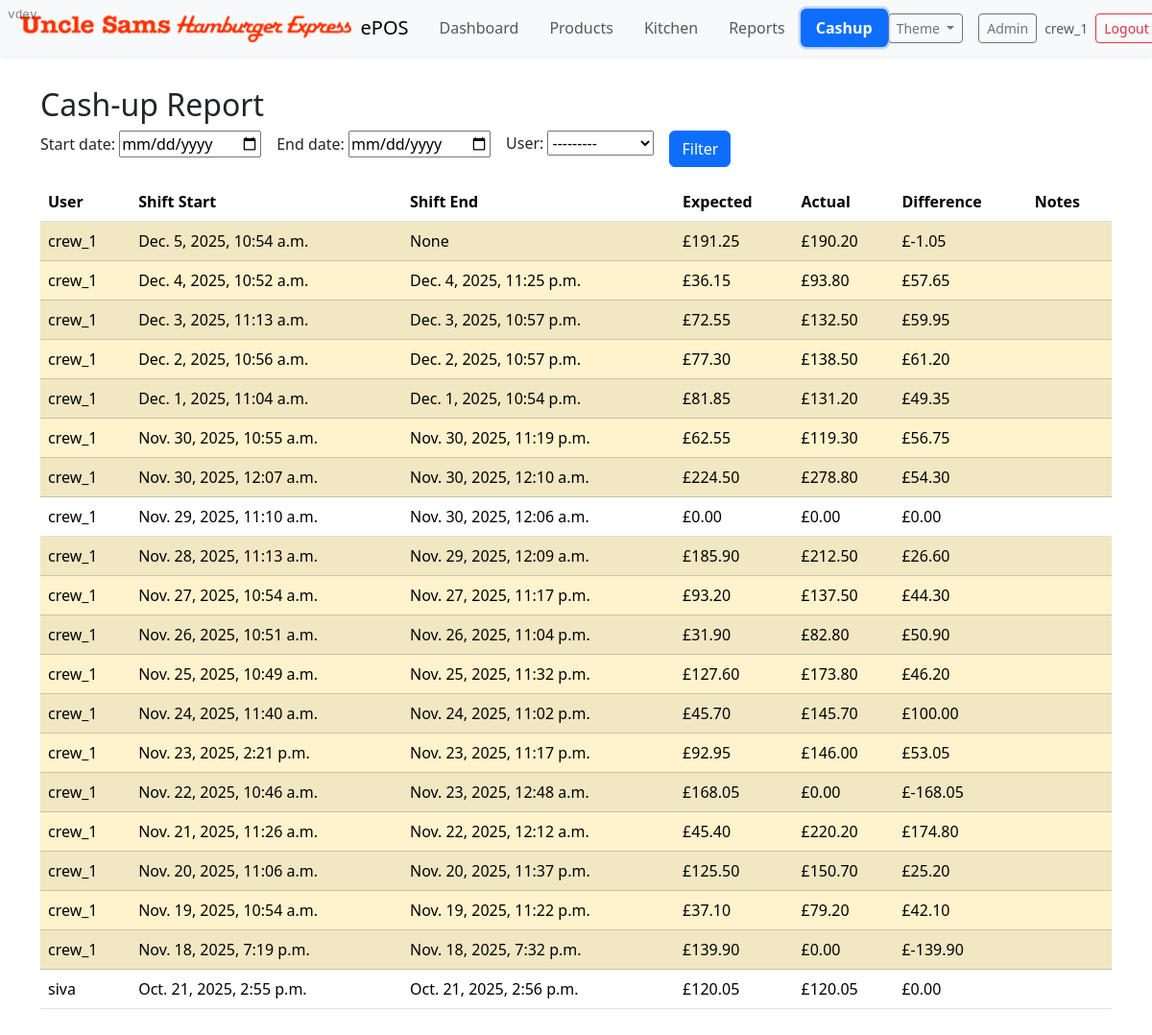
/cashup/report/ (signed in), run on an earlier commit of the app's database.
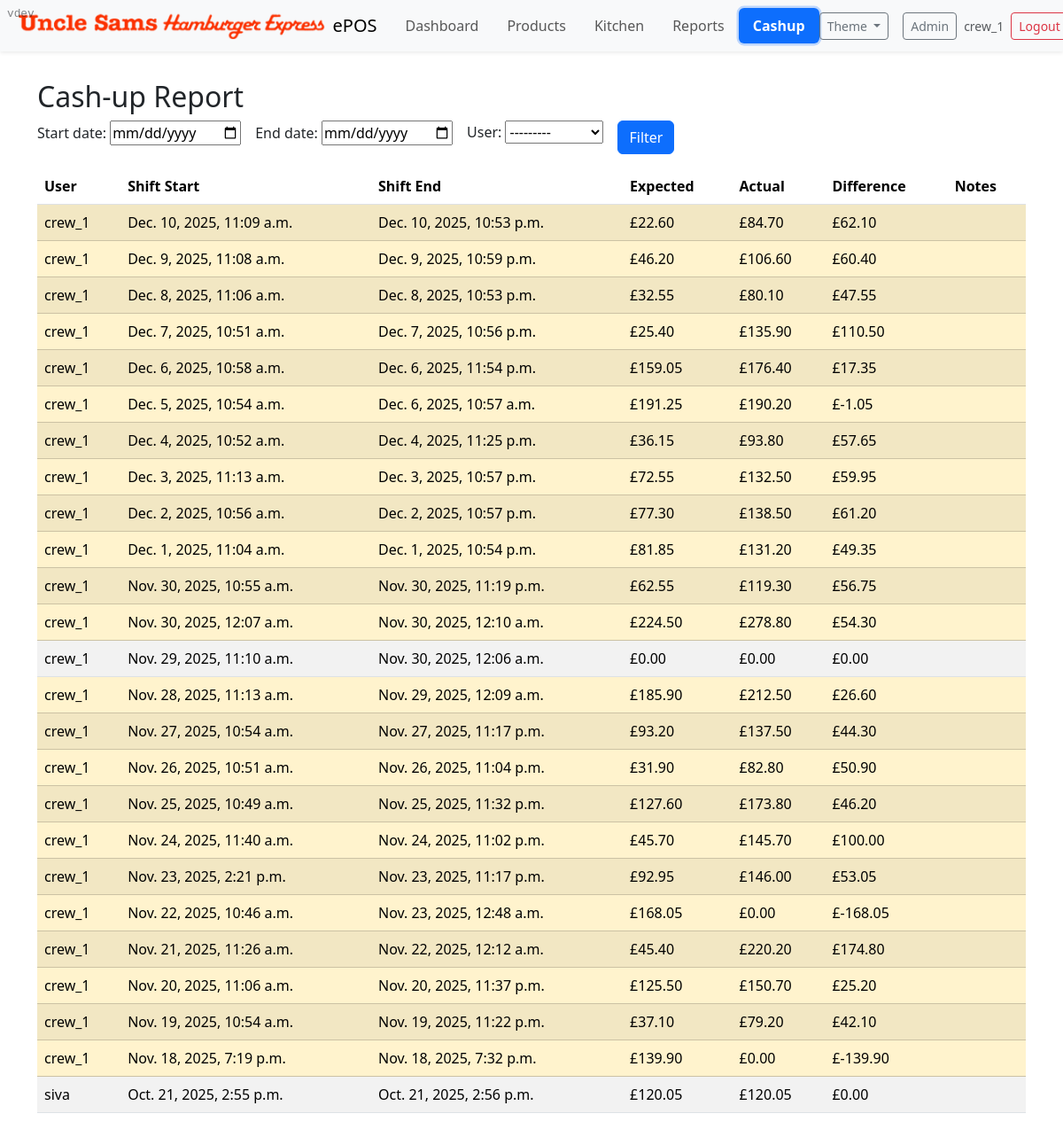
And on a later commit of the database.
### cashup/models.py (models this page shows, shortened)
class CashUp(models.Model):
    shift = models.OneToOneField(Shift, on_delete=models.CASCADE, related_name='cashup')
    expected_amount = models.DecimalField(max_digits=10, decimal_places=2, help_text="Expected cash amount based on transactions")
    actual_amount = models.DecimalField(max_digits=10, decimal_places=2, help_text="Actual cash amount counted at the end of the shift")
    difference = models.DecimalField(max_digits=10, decimal_places=2, help_text="Difference between expected and actual amounts")
    created_at = models.DateTimeField(default=timezone.now)
    notes = models.TextField(blank=True)
    class Meta:
        ordering = ['-created_at']

class Shift(models.Model):
    user = models.ForeignKey('auth.User', on_delete=models.CASCADE)
    start_time = models.DateTimeField(default=timezone.now)
    end_time = models.DateTimeField(null=True, blank=True)
    is_closed = models.BooleanField(default=False)
    class Meta:
        ordering = ['-start_time']

### cashup/views.py (the view, shortened to what this page needs)
# urls.py: path('report/', views.report, name='report'),
@login_required
def report(request):
    if request.user.groups.exists() and not _has_group(request.user, 'Manager'):
        messages.error(request, 'You do not have permission to view reports.')
        return redirect('cashup:index')
    form = ReportFilterForm(request.GET or None)
    qs = CashUp.objects.select_related('shift', 'shift__user').order_by('-created_at')
    rows = list(qs)
    return render(request, 'cashup/report.html', { 'form': form, 'rows': rows })

### cashup/forms.py
class ReportFilterForm(forms.Form):
    start_date = forms.DateField(required=False, widget=forms.DateInput(attrs={'type':'date'}))
    end_date = forms.DateField(required=False, widget=forms.DateInput(attrs={'type':'date'}))
    user = forms.ModelChoiceField(queryset=get_user_model().objects.all().order_by('username'), required=False)

### epos/context_processors.py (called while the page is built)
def app_version(request):
    return {
        'APP_VERSION': getattr(settings, 'APP_VERSION', 'dev')
    }

### cashup/templates/cashup/report.html (shortened to what this page needs)
{% extends 'manage_orders/index.html' %}
{% block content %}
<div class="container py-3">
  <h2>Cash-up Report</h2>
  <form method="get" class="row g-3 mb-3">
    <div class="col-auto">{{ form.start_date.label_tag }} {{ form.start_date }}</div>
    <div class="col-auto">{{ form.end_date.label_tag }} {{ form.end_date }}</div>
    <div class="col-auto">{{ form.user.label_tag }} {{ form.user }}</div>
    <div class="col-auto align-self-end"><button class="btn btn-primary">Filter</button></div>
  </form>
  <div class="table-responsive">
    <table class="table table-striped align-middle">
      <thead>
        <tr>
          <th>User</th>
          <th>Shift Start</th>
          <th>Shift End</th>
          <th>Expected</th>
          <th>Actual</th>
          <th>Difference</th>
          <th>Notes</th>
        </tr>
      </thead>
      <tbody>
        {% for r in rows %}
          <tr class="{% if r.difference and r.difference != 0 %}table-warning{% endif %}">
            <td>{{ r.shift.user.username }}</td>
            <td>{{ r.shift.start_time }}</td>
            <td>{{ r.shift.end_time }}</td>
            <td>£{{ r.expected_amount }}</td>
            <td>£{{ r.actual_amount }}</td>
            <td>£{{ r.difference }}</td>
            <td class="small">{{ r.notes }}</td>
          </tr>
        {% empty %}
          <tr><td colspan="7" class="text-muted">No results.</td></tr>
        {% endfor %}
      </tbody>
    </table>
  </div>
</div>
{% endblock %}

### manage_orders/templates/manage_orders/index.html (shortened to what this page needs)
{% load static %}
<!doctype html>
<html lang="en">
  <head>
    <link rel="stylesheet" type="text/css" href="{% static 'bootstrap-5.3.7-dist/css/bootstrap.min.css' %}">
  </head>
  <body>
  {% include 'manage_orders/navbar.html' %}
    <div class="container-fluid px-3">
      {% block content %}{% endblock %}
    </div>
    <div style="position:fixed; left:.5rem; top:.35rem; opacity:.55; font-size:.8rem; font-family: ui-monospace, SFMono-Regular, Menlo, Monaco, Consolas, 'Liberation Mono', 'Courier New', monospace; pointer-events:none; z-index: 2000;">
    </div>
  </body>
</html>

### manage_orders/templates/manage_orders/navbar.html (shortened to what this page needs)
{% load static %}
<nav class="navbar navbar-expand-lg bg-body-tertiary mb-3 shadow-sm">
  <div class="container-fluid">
    <a class="navbar-brand d-flex align-items-center" href="/">
      <img src="{% static 'img/ushe-2.png' %}" alt="Logo" style="height:32px;width:auto;" class="me-2">
      <span>ePOS</span>
    </a>
    <div class="collapse navbar-collapse" id="navbarNav">
  <ul class="navbar-nav me-auto">
        <li class="nav-item">
          <a class="nav-link rounded px-3 py-2 {% if '/manage_orders/dashboard' in request.path %}nav-active{% endif %}" href="/manage_orders/dashboard/">Dashboard</a>
        </li>
        <li class="nav-item">
          <a class="nav-link rounded px-3 py-2 {% if '/manage_orders/app_prod_order' in request.path %}nav-active{% endif %}" href="/manage_orders/app_prod_order/">Products</a>
        </li>
        <li class="nav-item">
          <a class="nav-link rounded px-3 py-2 {% if '/manage_orders/kitchen' in request.path %}nav-active{% endif %}" href="/manage_orders/kitchen/">Kitchen</a>
        </li>
        <li class="nav-item">
          <a class="nav-link rounded px-3 py-2 {% if '/manage_orders/reports' in request.path %}nav-active{% endif %}" href="/manage_orders/reports/">Reports</a>
        </li>
        <li class="nav-item">
          <a class="nav-link rounded px-3 py-2 {% if '/cashup/' in request.path %}nav-active{% endif %}" href="/cashup/">Cashup</a>
        </li>
      </ul>
      <div class="d-flex gap-2 align-items-center">
        <div class="dropdown me-2">
          <button class="btn btn-sm btn-outline-secondary dropdown-toggle" type="button" id="themeDropdown" data-bs-toggle="dropdown" aria-expanded="false">
            Theme
          </button>
        </div>
        <a href="/admin/" class="btn btn-sm btn-outline-secondary" target="_blank">Admin</a>
        {% if request.user.is_authenticated %}
          <div class="d-flex align-items-center gap-2">
            <span class="text-muted small d-none d-md-inline">{{ request.user.username }}</span>
            <form method="post" action="{% url 'cashup:logout' %}" class="m-0 p-0">
              <button type="submit" class="btn btn-sm btn-outline-danger">Logout</button>
            </form>
          </div>
        {% else %}
          <a href="{% url 'cashup:crew_login' %}" class="btn btn-sm btn-primary">Login</a>
        {% endif %}
      </div>
    </div>
  </div>
</nav>

### manage_orders/templates/manage_orders/navbar.html (style rules this page uses)
.navbar .nav-link.nav-active { background: var(--bs-primary); color:#fff !important; font-weight:600; box-shadow:0 0 0 .15rem rgba(var(--bs-primary-rgb), .25); }

What changed in the data, as far as the page shows it:
added CashUp: shift.user.username "crew_1", shift.start_time "Dec. 10, 2025, 11:09 a.m.", shift.end_time "Dec. 10, 2025, 10:53 p.m.", expected_amount "22.60", actual_amount "84.70", difference "62.10"
added CashUp: shift.user.username "crew_1", shift.start_time "Dec. 9, 2025, 11:08 a.m.", shift.end_time "Dec. 9, 2025, 10:59 p.m.", expected_amount "46.20", actual_amount "106.60", difference "60.40"
added CashUp: shift.user.username "crew_1", shift.start_time "Dec. 8, 2025, 11:06 a.m.", shift.end_time "Dec. 8, 2025, 10:53 p.m.", expected_amount "32.55", actual_amount "80.10", difference "47.55"
added CashUp: shift.user.username "crew_1", shift.start_time "Dec. 7, 2025, 10:51 a.m.", shift.end_time "Dec. 7, 2025, 10:56 p.m.", expected_amount "25.40", actual_amount "135.90", difference "110.50"
added CashUp: shift.user.username "crew_1", shift.start_time "Dec. 6, 2025, 10:58 a.m.", shift.end_time "Dec. 6, 2025, 11:54 p.m.", expected_amount "159.05", actual_amount "176.40", difference "17.35"
changed through a linked row, CashUp: shift.end_time "None" → "Dec. 6, 2025, 10:57 a.m."
